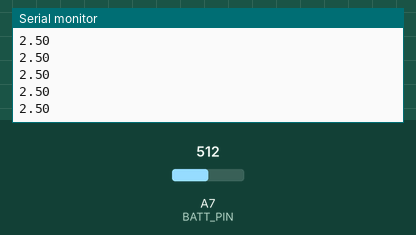
This sketch was run on a simulated Arduino Nano, built with avr-gcc and run on an emulated ATmega328P. Shown: the last lines printed to the serial monitor. Inputs (shaded band) come from the test bench; at power-on: A7 (BATT_PIN) = 512.

Above: at 1.2 s.
1.3 s: A7 (BATT_PIN) set to 716
At 2.1 s:
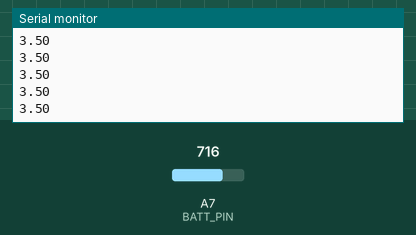
2.8 s: A7 (BATT_PIN) set to 900
At 3.5 s:
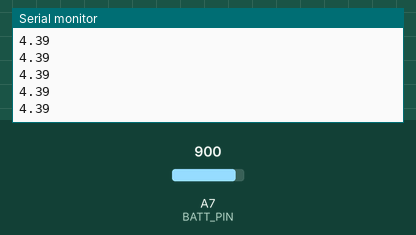
Timing chart, 0 to 5.8 s (numbered marks = the images above; inputs shaded):
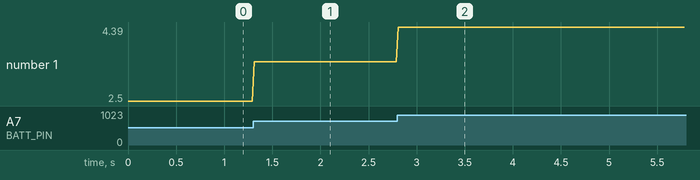

The sketch:

BatteryReading.ino
```cpp
#define BATT_PIN A7
#define AVCC 5
#define ADC_PRECISION 10

void setup() {
  pinMode(BATT_PIN, INPUT);
  Serial.begin(115200);
  while (!Serial);
}

void loop() {
  float voltage = analogRead(BATT_PIN) * (AVCC / (float)(1 << ADC_PRECISION));
  Serial.println(voltage);
  delay(20);
}

// This test can be run with the board powered with an external 5V
// It will send out the voltage read or pin A7 (pin 22) (can be plotter with serial plotter)
```

Measured:
- after the input at 1.3 s, the serial monitor: prints a new line at once (image 1)
- after the input at 2.8 s, the serial monitor: prints a new line at once (image 2)
- plotted number 1: 2.5 → 3.5 after the input at 1.3 s, 3.5 → 4.39 after the input at 2.8 s
